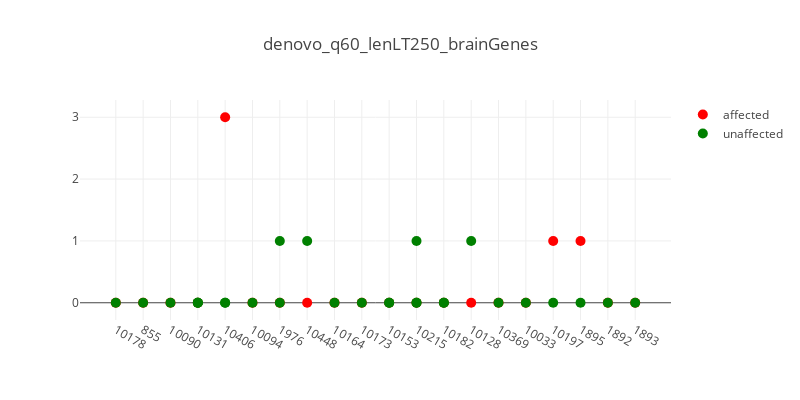
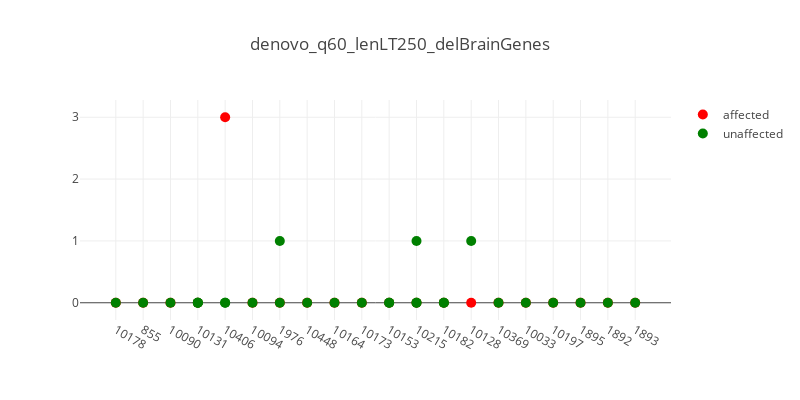
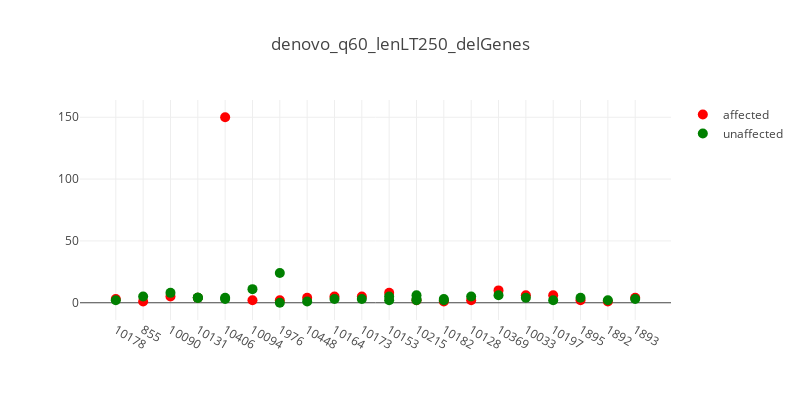
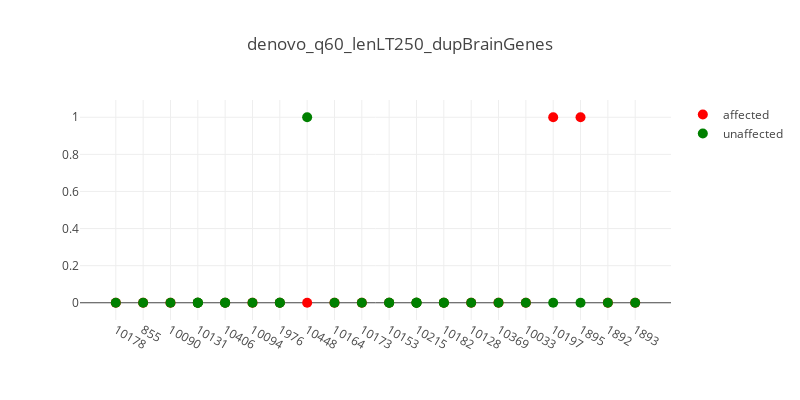

Here is the notebook cell these charts were saved with, in order:
### Markdown cell above
# Unclean

### Code cell
import glob

data_dir = '/home/sudregp/data/cnv/xhmm_clean/'
files = glob.glob(data_dir + '/denovo*q60_lenLT250_*Genes*cnv.indiv')
files.sort()
for f in files:
    t_str = '.'.join(f.split('/')[-1].split('.')[:-2])
    plot_plink_cnvs(f, t_str, verbose=True)

### Figure 1 — Plotly figure (JSON) as saved in the notebook; plotly's stock layout.template omitted (floating-point values rounded to 4 significant figures)
{"data": [{"hoverinfo": "text+y", "marker": {"color": "red", "size": 10}, "mode": "markers", "name": "affected", "showlegend": true, "text": ["CLIA_400131", "CLIA_400216", "CLIA_400123", "CLIA_400140", "CLIA_400178", "CLIA_400130", "CLIA_400204", "CLIA_400205", "CLIA_400122", "CLIA_400149", "CLIA_400128", "CLIA_400125", "CLIA_400121", "CLIA_400153", "CCGO_800980", "CLIA_400127", "CLIA_400129", "CLIA_400132", "CLIA_400134", "CLIA_400163"], "type": "scatter", "x": [0, 1, 2, 3, 4, 5, 6, 7, 8, 9, 10, 11, 12, 13, 14, 15, 16, 17, 18, 19], "y": [0, 0, 0, 0, 3, 0, 0, 0, 0, 0, 0, 0, 0, 0, 0, 0, 1, 1, 0, 0]}, {"hoverinfo": "text+y", "hovertext": ["CLIA_400159", "CLIA_400133", "CLIA_400195", "CLIA_400138", "CLIA_400139", "CLIA_400142", "CLIA_400179", "CLIA_400180", "CLIA_400144", "CLIA_400203", "CLIA_400201", "CLIA_400200", "CLIA_400135", "CLIA_400148", "CLIA_400210", "CLIA_400212", "CLIA_400191", "CLIA_400189", "CLIA_400193", "CLIA_400170", "CLIA_400172", "CLIA_400152", "CCGO_800979", "CLIA_400166", "CLIA_400181", "CLIA_400158", "CLIA_400175", "CLIA_400162"], "marker": {"color": "green", "size": 10}, "mode": "markers", "name": "unaffected", "showlegend": true, "type": "scatter", "x": [0, 1, 2, 3, 3, 3, 4, 4, 5, 6, 6, 7, 8, 9, 10, 10, 11, 11, 11, 12, 12, 13, 14, 15, 16, 17, 18, 19], "y": [0, 0, 0, 0, 0, 0, 0, 0, 0, 1, 0, 1, 0, 0, 0, 0, 0, 0, 1, 0, 0, 1, 0, 0, 0, 0, 0, 0]}], "layout": {"height": 400, "hovermode": "closest", "title": "denovo_q60_lenLT250_brainGenes", "width": 800, "xaxis1": {"ticktext": ["10178", "855", "10090", "10131", "10406", "10094", "1976", "10448", "10164", "10173", "10153", "10215", "10182", "10128", "10369", "10033", "10197", "1895", "1892", "1893"], "tickvals": [0, 1, 2, 3, 4, 5, 6, 7, 8, 9, 10, 11, 12, 13, 14, 15, 16, 17, 18, 19], "zeroline": false}}}

### Figure 2 — Plotly figure (JSON) as saved in the notebook; plotly's stock layout.template omitted (floating-point values rounded to 4 significant figures)
{"data": [{"hoverinfo": "text+y", "marker": {"color": "red", "size": 10}, "mode": "markers", "name": "affected", "showlegend": true, "text": ["CLIA_400131", "CLIA_400216", "CLIA_400123", "CLIA_400140", "CLIA_400178", "CLIA_400130", "CLIA_400204", "CLIA_400205", "CLIA_400122", "CLIA_400149", "CLIA_400128", "CLIA_400125", "CLIA_400121", "CLIA_400153", "CCGO_800980", "CLIA_400127", "CLIA_400129", "CLIA_400132", "CLIA_400134", "CLIA_400163"], "type": "scatter", "x": [0, 1, 2, 3, 4, 5, 6, 7, 8, 9, 10, 11, 12, 13, 14, 15, 16, 17, 18, 19], "y": [0, 0, 0, 0, 3, 0, 0, 0, 0, 0, 0, 0, 0, 0, 0, 0, 0, 0, 0, 0]}, {"hoverinfo": "text+y", "hovertext": ["CLIA_400159", "CLIA_400133", "CLIA_400195", "CLIA_400138", "CLIA_400139", "CLIA_400142", "CLIA_400179", "CLIA_400180", "CLIA_400144", "CLIA_400203", "CLIA_400201", "CLIA_400200", "CLIA_400135", "CLIA_400148", "CLIA_400210", "CLIA_400212", "CLIA_400191", "CLIA_400189", "CLIA_400193", "CLIA_400170", "CLIA_400172", "CLIA_400152", "CCGO_800979", "CLIA_400166", "CLIA_400181", "CLIA_400158", "CLIA_400175", "CLIA_400162"], "marker": {"color": "green", "size": 10}, "mode": "markers", "name": "unaffected", "showlegend": true, "type": "scatter", "x": [0, 1, 2, 3, 3, 3, 4, 4, 5, 6, 6, 7, 8, 9, 10, 10, 11, 11, 11, 12, 12, 13, 14, 15, 16, 17, 18, 19], "y": [0, 0, 0, 0, 0, 0, 0, 0, 0, 1, 0, 0, 0, 0, 0, 0, 0, 0, 1, 0, 0, 1, 0, 0, 0, 0, 0, 0]}], "layout": {"height": 400, "hovermode": "closest", "title": "denovo_q60_lenLT250_delBrainGenes", "width": 800, "xaxis1": {"ticktext": ["10178", "855", "10090", "10131", "10406", "10094", "1976", "10448", "10164", "10173", "10153", "10215", "10182", "10128", "10369", "10033", "10197", "1895", "1892", "1893"], "tickvals": [0, 1, 2, 3, 4, 5, 6, 7, 8, 9, 10, 11, 12, 13, 14, 15, 16, 17, 18, 19], "zeroline": false}}}

### Figure 3 — Plotly figure (JSON) as saved in the notebook; plotly's stock layout.template omitted (floating-point values rounded to 4 significant figures)
{"data": [{"hoverinfo": "text+y", "marker": {"color": "red", "size": 10}, "mode": "markers", "name": "affected", "showlegend": true, "text": ["CLIA_400131", "CLIA_400216", "CLIA_400123", "CLIA_400140", "CLIA_400178", "CLIA_400130", "CLIA_400204", "CLIA_400205", "CLIA_400122", "CLIA_400149", "CLIA_400128", "CLIA_400125", "CLIA_400121", "CLIA_400153", "CCGO_800980", "CLIA_400127", "CLIA_400129", "CLIA_400132", "CLIA_400134", "CLIA_400163"], "type": "scatter", "x": [0, 1, 2, 3, 4, 5, 6, 7, 8, 9, 10, 11, 12, 13, 14, 15, 16, 17, 18, 19], "y": [3, 1, 5, 4, 150, 2, 2, 4, 5, 5, 8, 2, 1, 2, 10, 6, 6, 2, 1, 4]}, {"hoverinfo": "text+y", "hovertext": ["CLIA_400159", "CLIA_400133", "CLIA_400195", "CLIA_400138", "CLIA_400139", "CLIA_400142", "CLIA_400179", "CLIA_400180", "CLIA_400144", "CLIA_400203", "CLIA_400201", "CLIA_400200", "CLIA_400135", "CLIA_400148", "CLIA_400210", "CLIA_400212", "CLIA_400191", "CLIA_400189", "CLIA_400193", "CLIA_400170", "CLIA_400172", "CLIA_400152", "CCGO_800979", "CLIA_400166", "CLIA_400181", "CLIA_400158", "CLIA_400175", "CLIA_400162"], "marker": {"color": "green", "size": 10}, "mode": "markers", "name": "unaffected", "showlegend": true, "type": "scatter", "x": [0, 1, 2, 3, 3, 3, 4, 4, 5, 6, 6, 7, 8, 9, 10, 10, 11, 11, 11, 12, 12, 13, 14, 15, 16, 17, 18, 19], "y": [2, 5, 8, 4, 4, 4, 3, 4, 11, 24, 0, 1, 3, 3, 5, 2, 3, 2, 6, 3, 2, 5, 6, 4, 2, 4, 2, 3]}], "layout": {"height": 400, "hovermode": "closest", "title": "denovo_q60_lenLT250_delGenes", "width": 800, "xaxis1": {"ticktext": ["10178", "855", "10090", "10131", "10406", "10094", "1976", "10448", "10164", "10173", "10153", "10215", "10182", "10128", "10369", "10033", "10197", "1895", "1892", "1893"], "tickvals": [0, 1, 2, 3, 4, 5, 6, 7, 8, 9, 10, 11, 12, 13, 14, 15, 16, 17, 18, 19], "zeroline": false}}}

### Figure 4 — Plotly figure (JSON) as saved in the notebook; plotly's stock layout.template omitted (floating-point values rounded to 4 significant figures)
{"data": [{"hoverinfo": "text+y", "marker": {"color": "red", "size": 10}, "mode": "markers", "name": "affected", "showlegend": true, "text": ["CLIA_400131", "CLIA_400216", "CLIA_400123", "CLIA_400140", "CLIA_400178", "CLIA_400130", "CLIA_400204", "CLIA_400205", "CLIA_400122", "CLIA_400149", "CLIA_400128", "CLIA_400125", "CLIA_400121", "CLIA_400153", "CCGO_800980", "CLIA_400127", "CLIA_400129", "CLIA_400132", "CLIA_400134", "CLIA_400163"], "type": "scatter", "x": [0, 1, 2, 3, 4, 5, 6, 7, 8, 9, 10, 11, 12, 13, 14, 15, 16, 17, 18, 19], "y": [0, 0, 0, 0, 0, 0, 0, 0, 0, 0, 0, 0, 0, 0, 0, 0, 1, 1, 0, 0]}, {"hoverinfo": "text+y", "hovertext": ["CLIA_400159", "CLIA_400133", "CLIA_400195", "CLIA_400138", "CLIA_400139", "CLIA_400142", "CLIA_400179", "CLIA_400180", "CLIA_400144", "CLIA_400203", "CLIA_400201", "CLIA_400200", "CLIA_400135", "CLIA_400148", "CLIA_400210", "CLIA_400212", "CLIA_400191", "CLIA_400189", "CLIA_400193", "CLIA_400170", "CLIA_400172", "CLIA_400152", "CCGO_800979", "CLIA_400166", "CLIA_400181", "CLIA_400158", "CLIA_400175", "CLIA_400162"], "marker": {"color": "green", "size": 10}, "mode": "markers", "name": "unaffected", "showlegend": true, "type": "scatter", "x": [0, 1, 2, 3, 3, 3, 4, 4, 5, 6, 6, 7, 8, 9, 10, 10, 11, 11, 11, 12, 12, 13, 14, 15, 16, 17, 18, 19], "y": [0, 0, 0, 0, 0, 0, 0, 0, 0, 0, 0, 1, 0, 0, 0, 0, 0, 0, 0, 0, 0, 0, 0, 0, 0, 0, 0, 0]}], "layout": {"height": 400, "hovermode": "closest", "title": "denovo_q60_lenLT250_dupBrainGenes", "width": 800, "xaxis1": {"ticktext": ["10178", "855", "10090", "10131", "10406", "10094", "1976", "10448", "10164", "10173", "10153", "10215", "10182", "10128", "10369", "10033", "10197", "1895", "1892", "1893"], "tickvals": [0, 1, 2, 3, 4, 5, 6, 7, 8, 9, 10, 11, 12, 13, 14, 15, 16, 17, 18, 19], "zeroline": false}}}
